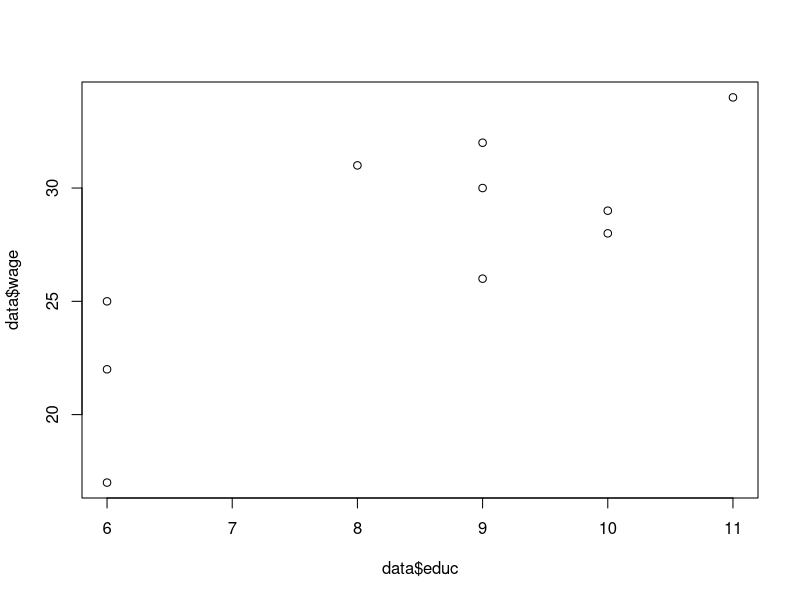
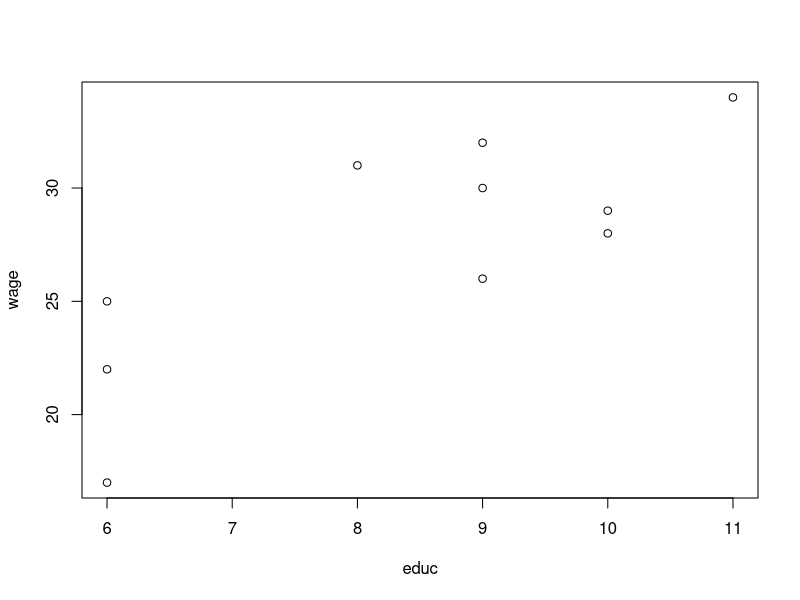
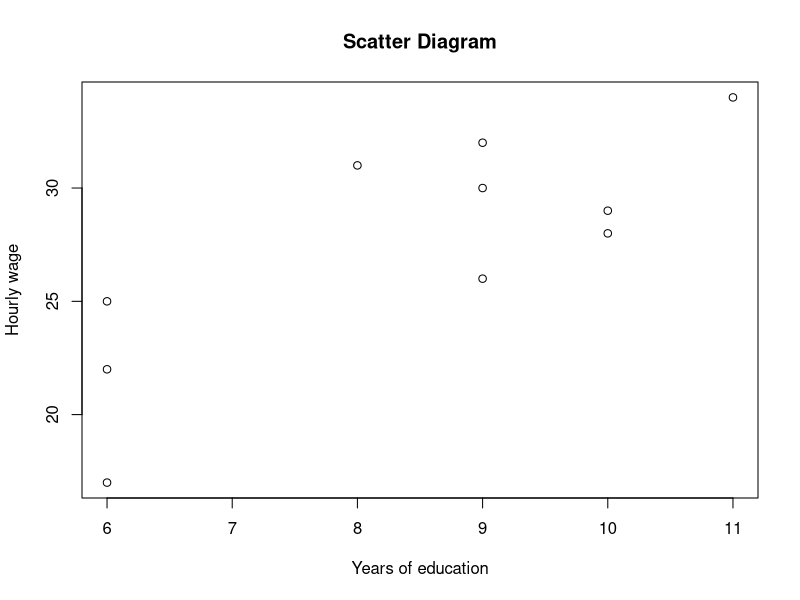

Source code (R) for these figures, in order:
data <-read.csv("table2.csv")
head(data)

scatter <- plot(x=data$educ, y=data$wage)
scatter2 <- plot(formula=wage~educ, data=data)
scatter_titled <- plot(formula=wage~educ, data=data, main="Scatter Diagram", xlab="Years of education", ylab="Hourly wage")

